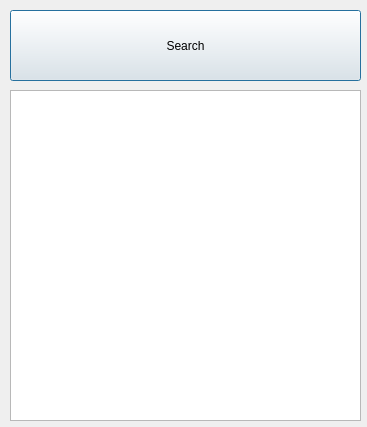
<?xml version="1.0" encoding="UTF-8"?>
<ui version="4.0">
 <class>DialogTutkSearch</class>
 <widget class="QDialog" name="DialogTutkSearch">
  <property name="geometry">
   <rect>
    <x>0</x>
    <y>0</y>
    <width>367</width>
    <height>427</height>
   </rect>
  </property>
  <property name="windowTitle">
   <string>Dialog</string>
  </property>
  <widget class="QPushButton" name="pushButton">
   <property name="geometry">
    <rect>
     <x>10</x>
     <y>10</y>
     <width>351</width>
     <height>71</height>
    </rect>
   </property>
   <property name="text">
    <string>Search</string>
   </property>
  </widget>
  <widget class="QListWidget" name="listWidget">
   <property name="geometry">
    <rect>
     <x>10</x>
     <y>90</y>
     <width>351</width>
     <height>331</height>
    </rect>
   </property>
  </widget>
 </widget>
 <resources/>
 <connections/>
</ui>
